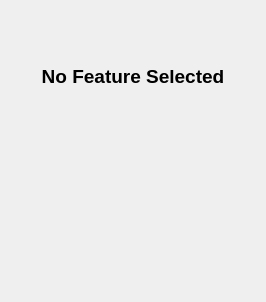
<?xml version="1.0" encoding="UTF-8"?>
<ui version="4.0">
 <class>DataManager_Widget</class>
 <widget class="QWidget" name="DataManager_Widget">
  <property name="geometry">
   <rect>
    <x>0</x>
    <y>0</y>
    <width>266</width>
    <height>302</height>
   </rect>
  </property>
  <property name="windowTitle">
   <string>Form</string>
  </property>
  <layout class="QVBoxLayout" name="verticalLayout_2">
   <item>
    <widget class="Feature_Table_Widget" name="feature_table_widget" native="true">
     <property name="sizePolicy">
      <sizepolicy hsizetype="Preferred" vsizetype="Preferred">
       <horstretch>0</horstretch>
       <verstretch>0</verstretch>
      </sizepolicy>
     </property>
     <property name="minimumSize">
      <size>
       <width>0</width>
       <height>0</height>
      </size>
     </property>
     <property name="maximumSize">
      <size>
       <width>100000</width>
       <height>16777215</height>
      </size>
     </property>
    </widget>
   </item>
   <item>
    <widget class="Section" name="output_dir_section" native="true">
     <property name="sizePolicy">
      <sizepolicy hsizetype="Preferred" vsizetype="Preferred">
       <horstretch>0</horstretch>
       <verstretch>0</verstretch>
      </sizepolicy>
     </property>
     <layout class="QVBoxLayout" name="verticalLayout_3">
      <item>
       <widget class="OutputDirectoryWidget" name="output_dir_widget" native="true">
        <property name="sizePolicy">
         <sizepolicy hsizetype="Preferred" vsizetype="Preferred">
          <horstretch>0</horstretch>
          <verstretch>0</verstretch>
         </sizepolicy>
        </property>
       </widget>
      </item>
     </layout>
    </widget>
   </item>
   <item>
    <widget class="Section" name="new_data_section" native="true">
     <property name="sizePolicy">
      <sizepolicy hsizetype="Preferred" vsizetype="Preferred">
       <horstretch>0</horstretch>
       <verstretch>0</verstretch>
      </sizepolicy>
     </property>
     <layout class="QVBoxLayout" name="verticalLayout">
      <item>
       <widget class="NewDataWidget" name="new_data_widget" native="true">
        <property name="sizePolicy">
         <sizepolicy hsizetype="Preferred" vsizetype="Preferred">
          <horstretch>0</horstretch>
          <verstretch>0</verstretch>
         </sizepolicy>
        </property>
       </widget>
      </item>
     </layout>
    </widget>
   </item>
   <item>
    <widget class="QLabel" name="selected_feature_label">
     <property name="sizePolicy">
      <sizepolicy hsizetype="Preferred" vsizetype="Maximum">
       <horstretch>0</horstretch>
       <verstretch>0</verstretch>
      </sizepolicy>
     </property>
     <property name="font">
      <font>
       <pointsize>14</pointsize>
       <weight>75</weight>
       <bold>true</bold>
      </font>
     </property>
     <property name="text">
      <string>No Feature Selected</string>
     </property>
     <property name="alignment">
      <set>Qt::AlignmentFlag::AlignCenter</set>
     </property>
     <property name="wordWrap">
      <bool>true</bool>
     </property>
     <property name="margin">
      <number>8</number>
     </property>
    </widget>
   </item>
   <item>
    <widget class="QStackedWidget" name="stackedWidget">
     <property name="sizePolicy">
      <sizepolicy hsizetype="Preferred" vsizetype="Preferred">
       <horstretch>0</horstretch>
       <verstretch>0</verstretch>
      </sizepolicy>
     </property>
     <widget class="QWidget" name="blank"/>
    </widget>
   </item>
   <item>
    <spacer name="verticalSpacer">
     <property name="orientation">
      <enum>Qt::Vertical</enum>
     </property>
     <property name="sizeHint" stdset="0">
      <size>
       <width>20</width>
       <height>40</height>
      </size>
     </property>
    </spacer>
   </item>
  </layout>
 </widget>
 <customwidgets>
  <customwidget>
   <class>Feature_Table_Widget</class>
   <extends>QWidget</extends>
   <header>Feature_Table_Widget/Feature_Table_Widget.hpp</header>
   <container>1</container>
  </customwidget>
  <customwidget>
   <class>Section</class>
   <extends>QWidget</extends>
   <header>Collapsible_Widget/Section.hpp</header>
   <container>1</container>
  </customwidget>
  <customwidget>
   <class>OutputDirectoryWidget</class>
   <extends>QWidget</extends>
   <header>DataManager_Widget/OutputDirectoryWidget/OutputDirectoryWidget.hpp</header>
   <container>1</container>
  </customwidget>
  <customwidget>
   <class>NewDataWidget</class>
   <extends>QWidget</extends>
   <header>DataManager_Widget/NewDataWidget/NewDataWidget.hpp</header>
   <container>1</container>
  </customwidget>
 </customwidgets>
 <resources/>
 <connections/>
</ui>
